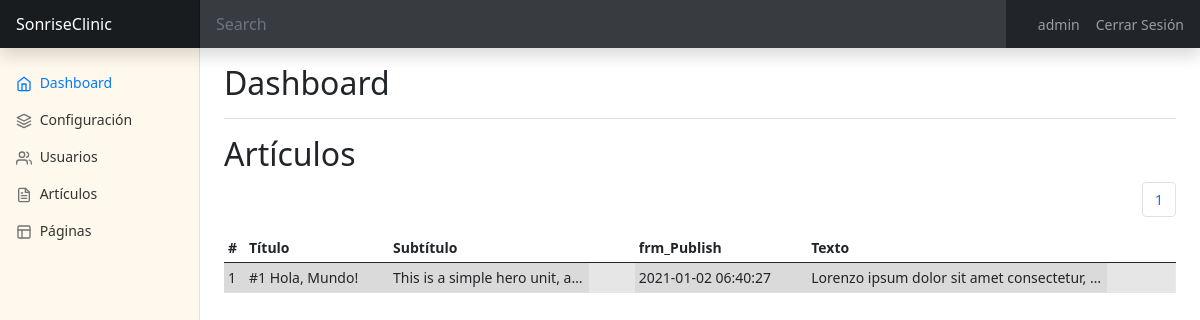
The app's page /admin.php?section=articles (signed in), older data.
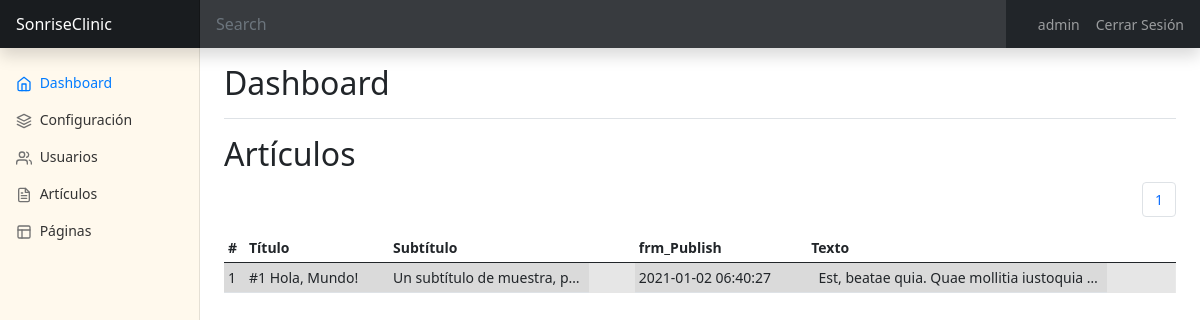
The same page, newer data.
### tables this page shows
CREATE TABLE `articles` (
  `id` int(9) NOT NULL,
  `title` varchar(255) NOT NULL,
  `subtitle` varchar(255) NOT NULL,
  `text` text NOT NULL,
  `date_created` datetime NOT NULL DEFAULT CURRENT_TIMESTAMP,
  `date_published` datetime DEFAULT NULL,
  `date_modifiqued` datetime DEFAULT NULL,
  `enabled` tinyint(1) NOT NULL,
  `author` int(11) NOT NULL
);

### lang/es.php (called while the page is built)
<?php
$texts = array(
  'app_Title' => "SonriseClinic",
  'mn_Home' => "Inicio",
  'mn_News' => "Novedades",
  'mn_Categories' => "Categorías",
  'mn_Meeting' => "Gestión de Citas",
  'mn_Chat' => "Chat Interno",
  'mn_Speciality' => "Especialidades",
  'mn_Login' => "Iniciar Sesión",
  'mn_Logout' => "Cerrar Sesión",
  'mn_Admin' => "Panel de Control",
  'frm_Email' => "Dirección de correo electrónico",
  'frm_Pass' => "Clave",
  'frm_Send' => "Enviar",
  'frm_Remember' => "Recordar sesión",
  'frm_Name' => "Nick",
  'frm_FirstName' => "Nombre",
  'frm_LastName' => "Apellidos",
  'frm_Roles' => "Rol",
  'frm_Type' => "Grupo",
  'frm_Label' => "Etiqueta",
  'frm_Value' => "Valor",
  'frm_Title' => "Título",
  'frm_Subtitle' => "Subtítulo",
  'frm_Text' => "Texto",
  'btn_Update' => "Actualizar",
  'btn_Deleted' => "Eliminar",
  'btn_Ok' => "Aceptar",
  'btn_Close' => "Cerrar",
  'sect_users' => "Usuarios",
  'sect_settings' => "Configuración",
  'sect_categories' => "Categorías",
  'sect_articles' => "Artículos",
  'sect_pages' => "Páginas",
  'modal_title_confirm' => "Confirme opción",
  'modal_text_confirm' => "Esta opción no es posible deshacerla. Si realmente está seguro/a pulse en 'Aceptar'",
);

### includes/functions.php (called while the page is built, shortened)
<?php
function __($str, $lang = null){
  if (file_exists('lang/'.$lang.'.php')):
    if ( isset($texts[$str]) ){
      $str = $texts[$str];
    }
  endif;
  return $str;
}

### includes/class.data.php (called while the page is built, shortened)
<?php
class DataBase
{
    var $connection;
    public function __construct()
    {
        if (DB_PASS == NULL)
            $this->connection = mysqli_connect(DB_SERVER, DB_USER, DB_NAME);
        else
            $this->connection = mysqli_connect(DB_SERVER, DB_USER, DB_PASS, DB_NAME);
        return true;
    }
    public function select($table, $where, $type = 'ARRAY')
    {
        $sql = "SELECT * FROM " . $table . " WHERE " . $where;
        $result = mysqli_query($this->connection, $sql);
        $return = array();
        if ($type == 'ARRAY')
            while (($return[] = mysqli_fetch_array($result))) {
            } else
            while (($return[] = mysqli_fetch_assoc($result))) {
            }
        if (count($return) > 1)
            unset($return[count($return) - 1]);
        else
            $return = FALSE;
        return $return;
    }
}

### admin/pagination.php (called while the page is built, shortened)
<?php
$maxRow = 5;
  $page = false;
  if (!$page) {
    $start = 0;
    $page = 1;
  } else {
    $start = ($page - 1) * $maxRow;
  }
?>

### admin/articles.php (the view, shortened to what the changed rows need)
<?php
  include "admin/pagination.php";
  $records = $db->select("articles", "1 = 1 ORDER BY id ASC LIMIT ".$start.", ".$maxRow);
?>
<h2><?=__('sect_articles',$lang)?></h2>
<div class="table-responsive">
  <table class="table table-striped table-sm table-hover">
    <thead>
      <tr>
        <th>#</th>
        <th><?=__('frm_Title',$lang)?></th>
        <th id="subtitle"><?=__('frm_Subtitle',$lang)?></th>
        <th><?=__('frm_Publish',$lang)?></th>
        <th><?=__('frm_Text',$lang)?></th>
      </tr>
    </thead>
    <tbody>
        <?php if(!empty($records)):
          foreach($records as $record):
            if(isset($_GET['edit']) && $record['id']==$_GET['edit']):
              $class = " fw-bold";
            else:
              $class = "";
            endif;
          ?>
            <tr class="tbl-h<?=$class?>" onclick="window.location='admin.php?section=articles&page=<?=($page)?>&edit=<?=$record['id']?>';" style="background-color: rgba(0, 0, 0, 0.05); background-image:linear-gradient(var(--bs-table-accent-bg),var(--bs-table-accent-bg))">
                <td><?=$record["id"]?></td>
                <td><?=$record["title"]?></td>
                <td class="d-inline-block text-truncate" style="max-width: 200px"><?=$record["subtitle"]?></td>
                <td><?=$record["date_published"]?></td>
                <td class="d-inline-block text-truncate" style="max-width: 300px"><?=strip_tags($record["text"])?></td>
            </tr>
        <?php
          endforeach;
        endif;?>
        </tbody>
    </table>
</div>

Row changes from the older to the newer data that the page shows:
changed articles "#1 Hola, Mundo!": subtitle "This is a simple hero unit, a…" → "Un subtítulo de muestra, p…"; text "Lorenzo ipsum dolor sit amet consectetur,…" → "Est, beatae quia. Quae mollitia iustoquia…"
